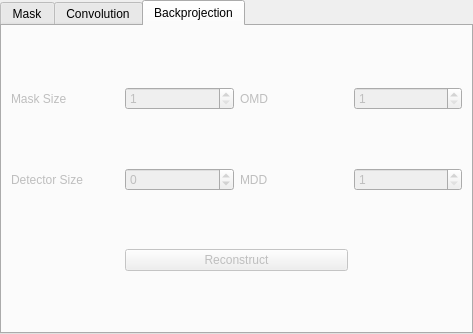
<?xml version="1.0" encoding="UTF-8"?>
<ui version="4.0">
 <class>MaskSettings</class>
 <widget class="QWidget" name="MaskSettings">
  <property name="geometry">
   <rect>
    <x>0</x>
    <y>0</y>
    <width>473</width>
    <height>334</height>
   </rect>
  </property>
  <property name="windowTitle">
   <string>Form</string>
  </property>
  <layout class="QVBoxLayout" name="verticalLayout">
   <property name="leftMargin">
    <number>0</number>
   </property>
   <property name="topMargin">
    <number>0</number>
   </property>
   <property name="rightMargin">
    <number>0</number>
   </property>
   <property name="bottomMargin">
    <number>0</number>
   </property>
   <item>
    <widget class="QTabWidget" name="tabWidget">
     <property name="enabled">
      <bool>true</bool>
     </property>
     <property name="currentIndex">
      <number>2</number>
     </property>
     <widget class="QWidget" name="Mask">
      <attribute name="title">
       <string>Mask</string>
      </attribute>
      <layout class="QGridLayout" name="gridLayout">
       <item row="0" column="2" colspan="2">
        <widget class="QSpinBox" name="rank_of_mask">
         <property name="minimum">
          <number>1</number>
         </property>
         <property name="value">
          <number>31</number>
         </property>
        </widget>
       </item>
       <item row="1" column="0">
        <widget class="QLabel" name="label_3">
         <property name="text">
          <string>Transparency of mask:</string>
         </property>
        </widget>
       </item>
       <item row="1" column="2" colspan="2">
        <widget class="QSpinBox" name="transparency_of_mask">
         <property name="minimum">
          <number>-10</number>
         </property>
         <property name="maximum">
          <number>10</number>
         </property>
         <property name="value">
          <number>-1</number>
         </property>
        </widget>
       </item>
       <item row="3" column="1">
        <widget class="QPushButton" name="open_txt">
         <property name="minimumSize">
          <size>
           <width>110</width>
           <height>0</height>
          </size>
         </property>
         <property name="text">
          <string>Open from TXT</string>
         </property>
        </widget>
       </item>
       <item row="0" column="0">
        <widget class="QLabel" name="label_2">
         <property name="text">
          <string>Rank of mask:</string>
         </property>
        </widget>
       </item>
       <item row="2" column="2">
        <widget class="QPushButton" name="binning_button">
         <property name="enabled">
          <bool>false</bool>
         </property>
         <property name="minimumSize">
          <size>
           <width>24</width>
           <height>24</height>
          </size>
         </property>
         <property name="maximumSize">
          <size>
           <width>24</width>
           <height>24</height>
          </size>
         </property>
         <property name="text">
          <string/>
         </property>
         <property name="icon">
          <iconset resource="../img.qrc">
           <normaloff>:/table</normaloff>:/table</iconset>
         </property>
        </widget>
       </item>
       <item row="2" column="0">
        <widget class="QLabel" name="label_4">
         <property name="text">
          <string>Binning:</string>
         </property>
        </widget>
       </item>
       <item row="3" column="0">
        <widget class="QPushButton" name="generated">
         <property name="text">
          <string>Generate</string>
         </property>
        </widget>
       </item>
       <item row="2" column="3">
        <widget class="QSpinBox" name="binning">
         <property name="minimum">
          <number>1</number>
         </property>
         <property name="maximum">
          <number>15</number>
         </property>
         <property name="value">
          <number>8</number>
         </property>
        </widget>
       </item>
       <item row="3" column="2" colspan="2">
        <widget class="QPushButton" name="save_txt">
         <property name="enabled">
          <bool>true</bool>
         </property>
         <property name="minimumSize">
          <size>
           <width>110</width>
           <height>0</height>
          </size>
         </property>
         <property name="text">
          <string>Save as TXT</string>
         </property>
        </widget>
       </item>
      </layout>
     </widget>
     <widget class="QWidget" name="Convolution">
      <property name="enabled">
       <bool>false</bool>
      </property>
      <attribute name="title">
       <string>Convolution</string>
      </attribute>
      <layout class="QGridLayout" name="gridLayout_3">
       <item row="1" column="0">
        <widget class="QPushButton" name="reconstruct_deconv">
         <property name="text">
          <string>Reconstruct</string>
         </property>
        </widget>
       </item>
       <item row="0" column="0">
        <widget class="QTextEdit" name="LogBox"/>
       </item>
      </layout>
     </widget>
     <widget class="QWidget" name="Backprojection">
      <property name="enabled">
       <bool>false</bool>
      </property>
      <attribute name="title">
       <string>Backprojection</string>
      </attribute>
      <layout class="QGridLayout" name="gridLayout_4">
       <item row="0" column="0">
        <widget class="QLabel" name="Mask_Size_2">
         <property name="text">
          <string>Mask Size</string>
         </property>
        </widget>
       </item>
       <item row="0" column="1">
        <widget class="QSpinBox" name="Mask_Size">
         <property name="minimum">
          <number>1</number>
         </property>
        </widget>
       </item>
       <item row="0" column="2">
        <widget class="QLabel" name="label_9">
         <property name="text">
          <string>OMD</string>
         </property>
        </widget>
       </item>
       <item row="0" column="3">
        <widget class="QSpinBox" name="OMD">
         <property name="minimum">
          <number>1</number>
         </property>
         <property name="maximum">
          <number>15</number>
         </property>
        </widget>
       </item>
       <item row="1" column="0">
        <widget class="QLabel" name="Detector_Size_2">
         <property name="text">
          <string>Detector Size</string>
         </property>
        </widget>
       </item>
       <item row="1" column="1">
        <widget class="QSpinBox" name="Detector_Size">
         <property name="minimum">
          <number>-10</number>
         </property>
         <property name="maximum">
          <number>10</number>
         </property>
        </widget>
       </item>
       <item row="1" column="2">
        <widget class="QLabel" name="MDD_2">
         <property name="text">
          <string>MDD</string>
         </property>
        </widget>
       </item>
       <item row="1" column="3">
        <widget class="QSpinBox" name="MDD">
         <property name="minimum">
          <number>1</number>
         </property>
         <property name="maximum">
          <number>15</number>
         </property>
        </widget>
       </item>
       <item row="2" column="1" colspan="2">
        <widget class="QPushButton" name="Reconstruct_bp">
         <property name="text">
          <string>Reconstruct</string>
         </property>
        </widget>
       </item>
      </layout>
     </widget>
    </widget>
   </item>
  </layout>
 </widget>
 <resources>
  <include location="../img.qrc"/>
 </resources>
 <connections/>
</ui>
